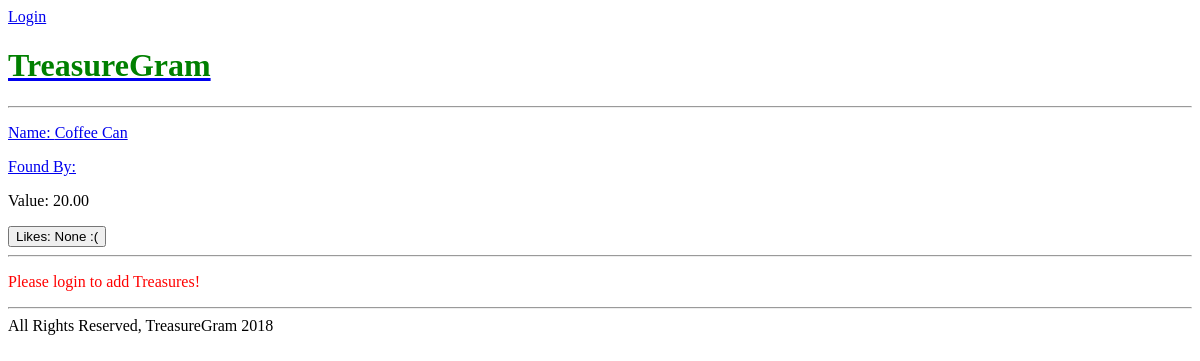
The app's page /, older data.
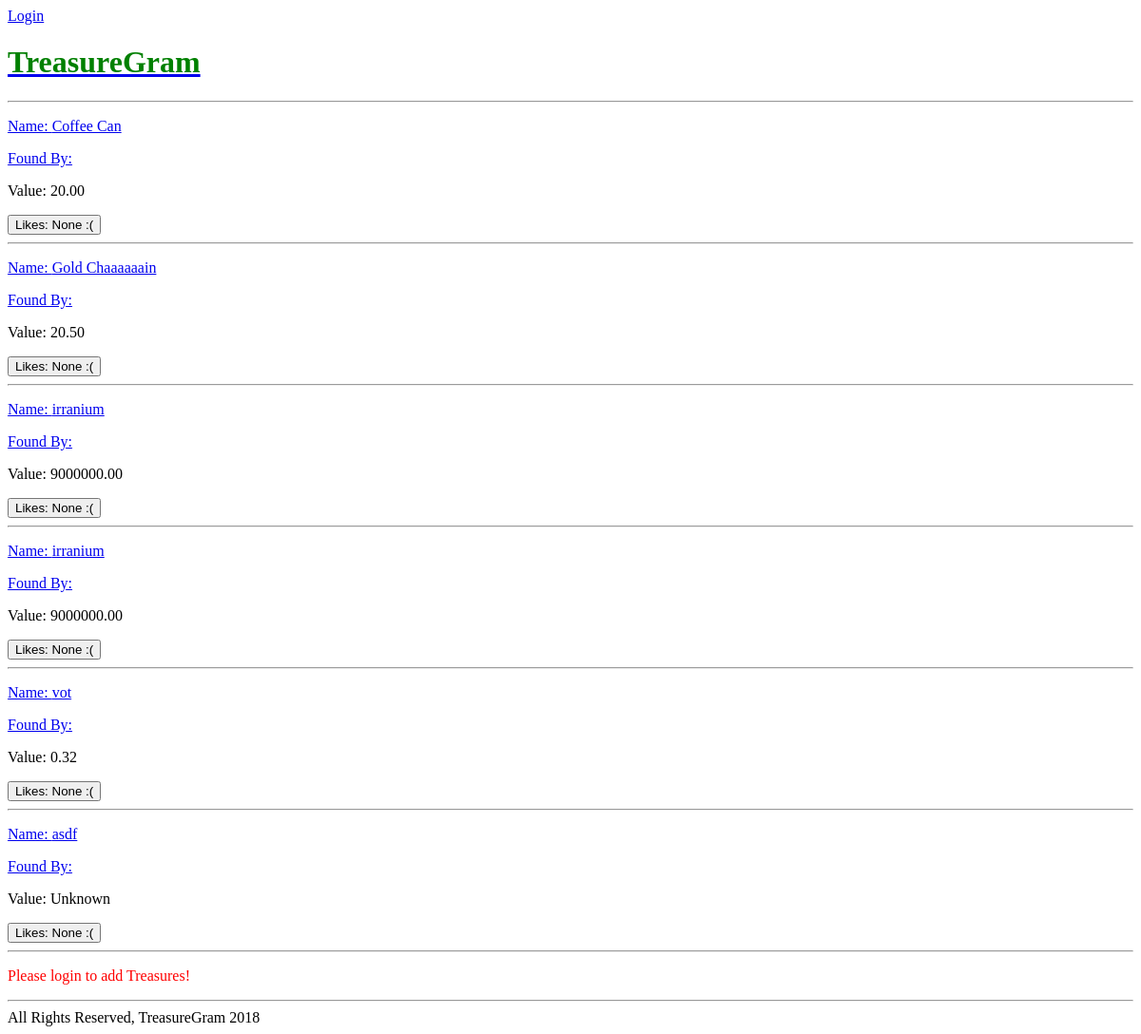
The same page, newer data.
### main_app/models.py (models this page shows)
class Treasure(models.Model):
    name = models.CharField(max_length=100)
    value = models.DecimalField(max_digits=10, decimal_places=2)
    material = models.CharField(max_length=100)
    location = models.CharField(max_length=100)
    likes = models.IntegerField(default=0)
    user = models.ForeignKey(User,
    models.SET_NULL,
    blank=True,
    null=True,)

### main_app/views.py (the view)
# urls.py: url(r'^$', index),
def index(request):
    treasures = Treasure.objects.all()
    form = TreasureForm()
    return render(request, 'index.html', {'treasures': treasures, 'form': form})

### main_app/templates/index.html
{% extends 'base.html' %}
{% load staticfiles %}
{% block content %}
{% for treasure in treasures %}
    <a href="/{{treasure.id}}">
      <p>Name: {{ treasure.name }}</p>
    </a>
    <a href="/user/{{treasure.user.username}}"
      <p>Found By: {{treasure.user.username }}</p>
    </a>
    {% if treasure.value > 0 %}
      <p>Value: {{ treasure.value}}</p>
    {% else %}
      <p>Value: Unknown</p>
    {% endif%}
    <button class="likes" data-id="{{treasure.id}}" type="button">Likes:
    {% if treasure.likes > 0 %} {{ treasure.likes }} {% else %} None :( {% endif %}
    </button>
    <hr />
    {% endfor %}
    {% if user.is_authenticated %}
    <form action="post_url/" method="post">
          {% csrf_token %}
          {{ form.as_p }}
          <input type="submit" value="Submit" />
    </form>
    {% else %}
    <p class="warning">Please login to add Treasures!</p>
    {% endif %}
    {% endblock %}

Row changes from the older to the newer data that the page shows:
added Treasure: name "Gold Chaaaaaain", value "20.50", likes "None :("
added Treasure: name "irranium", value "9000000.00", likes "None :("
added Treasure: name "irranium", value "9000000.00", likes "None :("
added Treasure: name "vot", value "0.32", likes "None :("
added Treasure: name "asdf", value "Value: Unknown", likes "None :("
